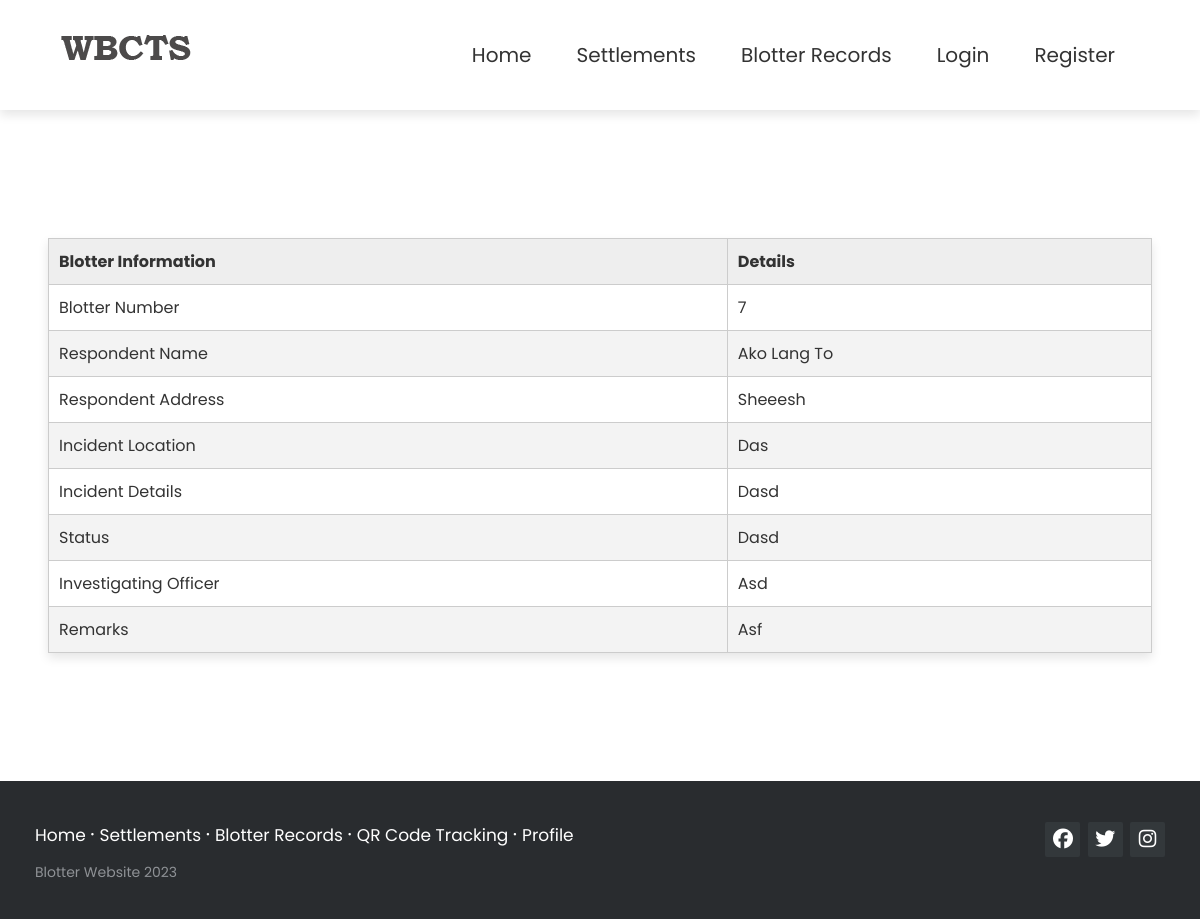
The app's page /view-blotters.php?id=7 with its own data.
### tables this page shows
CREATE TABLE `blotter_records` (
  `id` int(11) NOT NULL,
  `complainant_id` int(11) NOT NULL,
  `complainant_name` varchar(255) NOT NULL,
  `respondent_name` varchar(255) NOT NULL,
  `respondent_address` varchar(255) NOT NULL,
  `incident_location` varchar(255) NOT NULL,
  `incident_details` longtext NOT NULL,
  `incident_type` varchar(255) NOT NULL,
  `blotter_status` varchar(255) DEFAULT 'pending',
  `investigating_officer` varchar(255) DEFAULT NULL,
  `remarks` varchar(255) NOT NULL,
  `qrcode` varchar(255) NOT NULL,
  `is_archived` tinyint(1) DEFAULT 0,
  `created_at` datetime NOT NULL DEFAULT current_timestamp(),
  `updated_at` datetime NOT NULL DEFAULT current_timestamp()
);

### php/models/Blotter.php (called while the page is built, shortened)
<?php
class Blotter
{
    private $table = 'blotter_records';
    private $conn;
    public function __construct($db)
    {
        $this->conn = $db;
    }
    public function read($id)
    {
        $c = $id != null ? "WHERE id = '{$id}'" : "";
        $query = "SELECT * FROM {$this->table} {$c};";
        $stmt = $this->conn->prepare($query);
        $stmt->execute();
        return $stmt;
    }
}

### view-blotters.php (the view, shortened to what this page needs)
<?php
require_once "php/config/Database.php";
require_once "php/models/Blotter.php";
$database = new Database();
$db = $database->connect();
$blotter = new Blotter($db);
$result = $blotter->read($_GET["id"]);
$row = $result->fetch(PDO::FETCH_ASSOC);
$content = <<<CONTENT
	<table class="table table-striped" style="width:100%">
			<thead>
				<th>Blotter Information</th>
				<th>Details</th>
			</thead>
			<tbody>
				<tr>
                    <td>Blotter Number</td>
                    <td>{$row["id"]}</td>
                </tr>
                <tr>
                    <td>Respondent Name</td>
                    <td>{$row["respondent_name"]}</td>
                </tr>
                <tr>
                    <td>Respondent Address</td>
                    <td>{$row["respondent_address"]}</td>
                </tr>
                <tr>
                    <td>Incident Location</td>
                    <td>{$row["incident_location"]}</td>
                </tr>
                <tr>
                    <td>Incident Details</td>
                    <td>{$row["incident_details"]}</td>
                </tr>
                <tr>
                    <td>Status</td>
                    <td>{$row["incident_details"]}</td>
                </tr>
                <tr>
                    <td>Investigating Officer</td>
                    <td>{$row["investigating_officer"]}</td>
                </tr>
                <tr>
                    <td>Remarks</td>
                    <td>{$row["remarks"]}</td>
                </tr>
			</tbody>
		</table>
CONTENT;
?>
<?php include 'templates/default.php'; ?>

### assets/css/footerstyle.css (style rules this page uses)
* { font-family: Roboto; }

### assets/css/headerstyle.css (style rules this page uses)
* { margin: 0; padding: 0; box-sizing: border-box; font-family: Arial, sans-serif; text-transform: capitalize; text-decoration: none; }

### assets/css/style.css (style rules this page uses)
table { border-collapse: collapse; width: 100%; font-family: Arial, sans-serif; color: #333333; background-color: #ffffff; text-align: left; margin: 0 auto; box-shadow: 0 5px 10px rgba(0, 0, 0, 0.1); }
thead th { background-color: #eeeeee; border: 1px solid #cccccc; padding: 10px; }
tbody td { border: 1px solid #cccccc; padding: 10px; }
tbody tr:nth-of-type(even) { background-color: #f3f3f3; }

### templates/default.php (style rules this page uses)
* { margin: 0; padding: 0; outline: none; box-sizing: border-box; font-family: 'Poppins', sans-serif; }
body { font-family: Arial, Helvetica, sans-serif; }

### records on screen
blotter_records: id "7", respondent_name "Ako Lang To", respondent_address "Sheeesh", incident_location "Das", incident_details "Dasd", investigating_officer "Asd", remarks "Asf"
